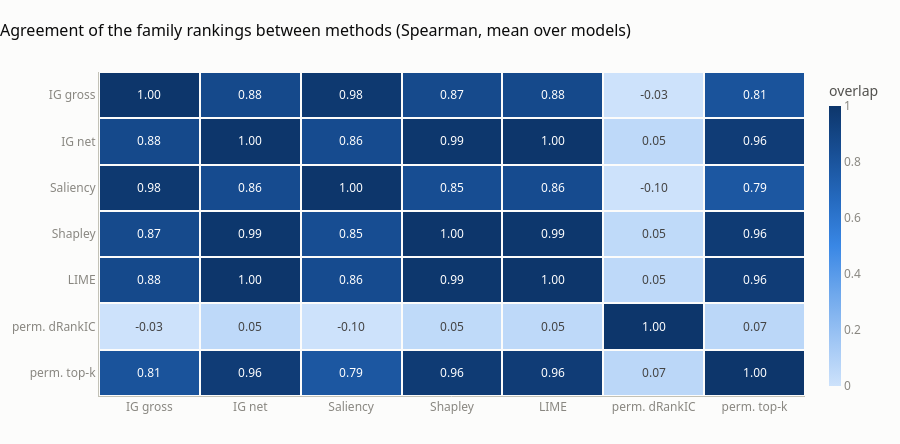

This figure's notebook cell:
### Markdown cell above
## 3. Do the methods agree?

On every explained day of the run: family importance from IG (gross share, sum |a|, and net share, |sum a|), Saliency (gross), exact Shapley values and LIME on families, and permutation importance (drop in RankIC and share of the top-k replaced). Spearman correlation of the family rankings, per model; the market family is left out (zero by construction with the day-mean baseline).

### Code cell
def group_values(adapter, explainer, target="pred"):
    out = xai_dir(explainer.name, adapter) / f"global_{target}.parquet"
    if out.exists():
        return pd.read_parquet(out)
    result = explain_run(adapter, explainer, target, K, dates[adapter.cfg.model], log=lambda m: None)
    return family_global(result["attr"], result["date"], explainer.families)

def gradient_global(adapter, method, explainer, target="pred"):
    result = load_attributions(adapter, method, target)
    if result is None:
        result = explain_run(adapter, explainer, target, K, dates[adapter.cfg.model], log=lambda m: None)
    return global_importance(result["attr"], result["date"], input_table(adapter))

fam = lambda g, value="importance": g[(g["level"] == "family") & (g["name"] != "market")].set_index("name")[value]
matrices = {}
for model, a in adapters.items():
    ig, sal = gradient_global(a, "ig_joint", IntegratedGradients()), gradient_global(a, "saliency", Saliency())
    perm_file = xai_dir("permutation", a) / "permutation.parquet"
    perm = summarize(pd.read_parquet(perm_file) if perm_file.exists() else FamilyPermutation().explain_run(a, dates[model], K))
    vectors = {"IG gross": fam(ig), "IG net": fam(ig, "net"), "Saliency": fam(sal),
               "Shapley": fam(group_values(a, FamilyShapley())), "LIME": fam(group_values(a, FamilyLIME())),
               "perm. dRankIC": perm.set_index("family")["d_RankIC"], "perm. top-k": perm.set_index("family")["topk_change"]}
    matrices[model] = agreement_matrix(vectors, "spearman")
mean_matrix = sum(matrices.values()) / len(matrices)
viz.overlap_heatmap(mean_matrix, "Agreement of the family rankings between methods (Spearman, mean over models)").show()
display(mean_matrix)
pd.DataFrame({m: {"IG net vs Shapley": mx.loc["IG net", "Shapley"], "IG gross vs Shapley": mx.loc["IG gross", "Shapley"],
                  "LIME vs Shapley": mx.loc["LIME", "Shapley"], "Shapley vs perm. top-k": mx.loc["Shapley", "perm. top-k"],
                  "Shapley vs perm. dRankIC": mx.loc["Shapley", "perm. dRankIC"]} for m, mx in matrices.items()}).T

### Figure 1 — Plotly figure (JSON) as saved in the notebook; plotly's stock layout.template omitted (floating-point values rounded to 4 significant figures)
{"data": [{"colorbar": {"outlinewidth": 0, "thickness": 12, "tickfont": {"color": "#898781"}, "title": {"font": {"color": "#52514e"}, "text": "overlap"}}, "colorscale": [[0.0, "#cde2fb"], [0.1667, "#9ec5f4"], [0.3333, "#6da7ec"], [0.5, "#3987e5"], [0.6667, "#256abf"], [0.8333, "#184f95"], [1.0, "#0d366b"]], "hovertemplate": "%{y} vs %{x}<br>overlap %{z:.3f}<extra></extra>", "text": [["1.00", "0.88", "0.98", "0.87", "0.88", "-0.03", "0.81"], ["0.88", "1.00", "0.86", "0.99", "1.00", "0.05", "0.96"], ["0.98", "0.86", "1.00", "0.85", "0.86", "-0.10", "0.79"], ["0.87", "0.99", "0.85", "1.00", "0.99", "0.05", "0.96"], ["0.88", "1.00", "0.86", "0.99", "1.00", "0.05", "0.96"], ["-0.03", "0.05", "-0.10", "0.05", "0.05", "1.00", "0.07"], ["0.81", "0.96", "0.79", "0.96", "0.96", "0.07", "1.00"]], "textfont": {"size": 12}, "texttemplate": "%{text}", "type": "heatmap", "x": ["IG gross", "IG net", "Saliency", "Shapley", "LIME", "perm. dRankIC", "perm. top-k"], "xgap": 2, "y": ["IG gross", "IG net", "Saliency", "Shapley", "LIME", "perm. dRankIC", "perm. top-k"], "ygap": 2, "z": [[1.0, 0.875, 0.982, 0.869, 0.875, -0.03, 0.81], [0.875, 1.0, 0.857, 0.994, 1.0, 0.054, 0.958], [0.982, 0.857, 1.0, 0.845, 0.857, -0.095, 0.786], [0.869, 0.994, 0.845, 1.0, 0.994, 0.048, 0.964], [0.875, 1.0, 0.857, 0.994, 1.0, 0.054, 0.958], [-0.03, 0.054, -0.095, 0.048, 0.054, 1.0, 0.065], [0.81, 0.958, 0.786, 0.964, 0.958, 0.065, 1.0]], "zmax": 1, "zmin": 0}], "layout": {"font": {"color": "#52514e", "family": "system-ui, -apple-system, \"Segoe UI\", sans-serif", "size": 12}, "height": 444, "hoverlabel": {"font": {"family": "system-ui, -apple-system, \"Segoe UI\", sans-serif"}}, "legend": {"font": {"color": "#52514e"}, "orientation": "h", "x": 1, "xanchor": "right", "y": 1.02, "yanchor": "bottom"}, "margin": {"b": 48, "l": 64, "r": 24, "t": 72}, "paper_bgcolor": "#fcfcfb", "plot_bgcolor": "#fcfcfb", "title": {"font": {"color": "#0b0b0b", "size": 16}, "text": "Agreement of the family rankings between methods (Spearman, mean over models)", "x": 0, "xanchor": "left"}, "xaxis": {"gridcolor": "#e1e0d9", "linecolor": "#c3c2b7", "showgrid": false, "showline": true, "tickfont": {"color": "#898781"}, "title": {"font": {"color": "#52514e"}}, "zeroline": false}, "yaxis": {"autorange": "reversed", "gridcolor": "#e1e0d9", "linecolor": "#c3c2b7", "showgrid": false, "tickfont": {"color": "#898781"}, "title": {"font": {"color": "#52514e"}}, "zeroline": false}}}
